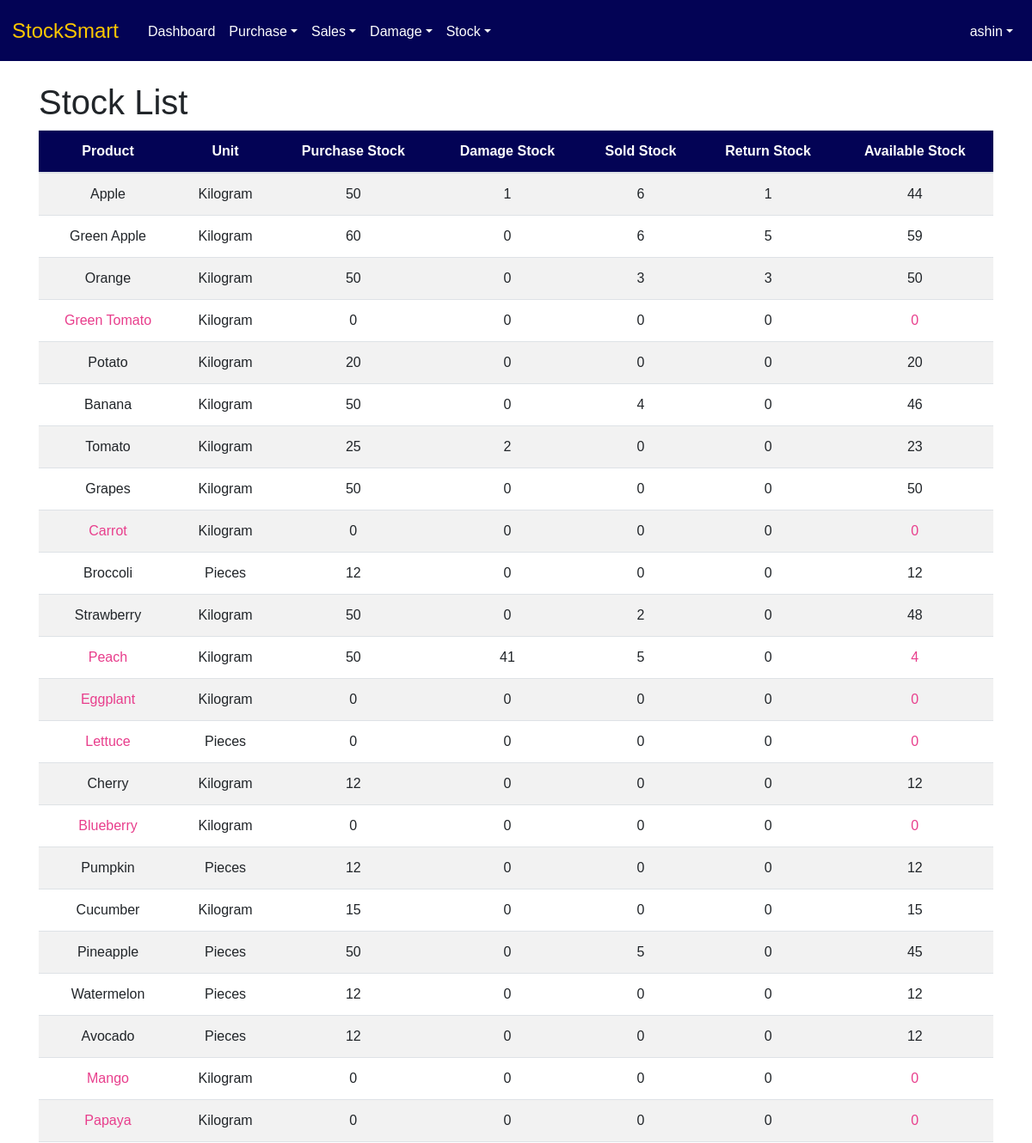
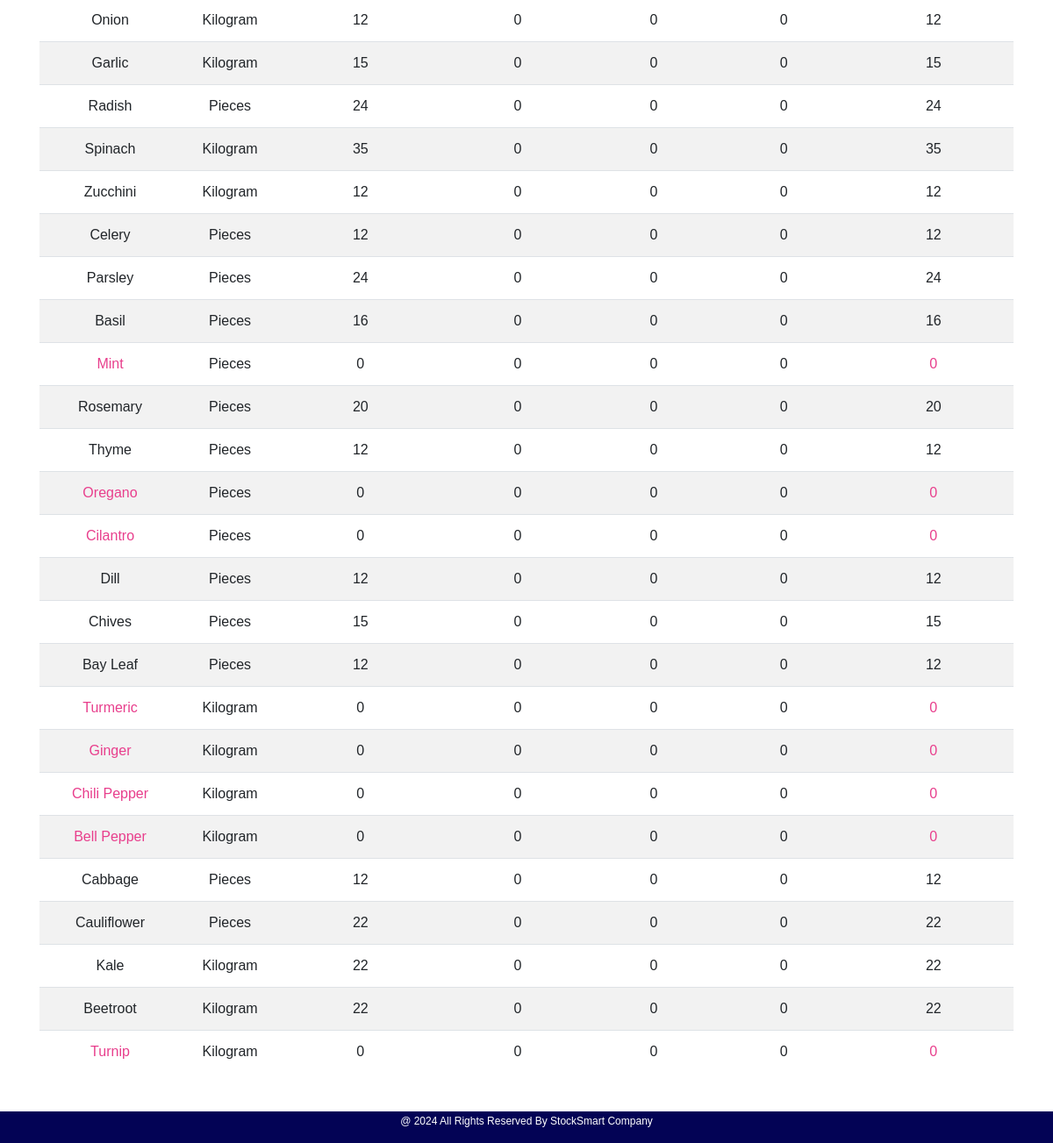
The page /Stock/stock_list/ (signed in) on the database as committed earlier (2 pictures, top to bottom).
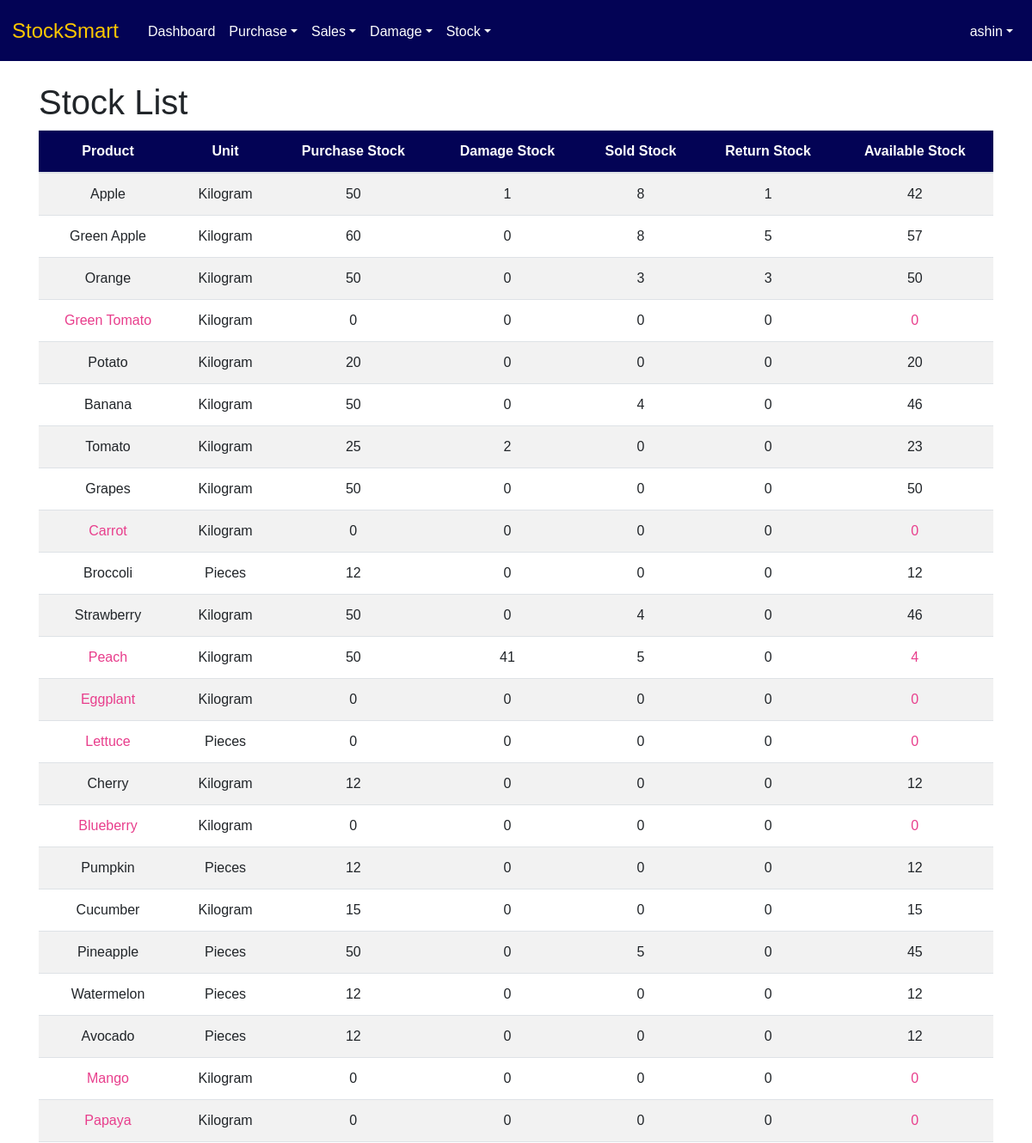
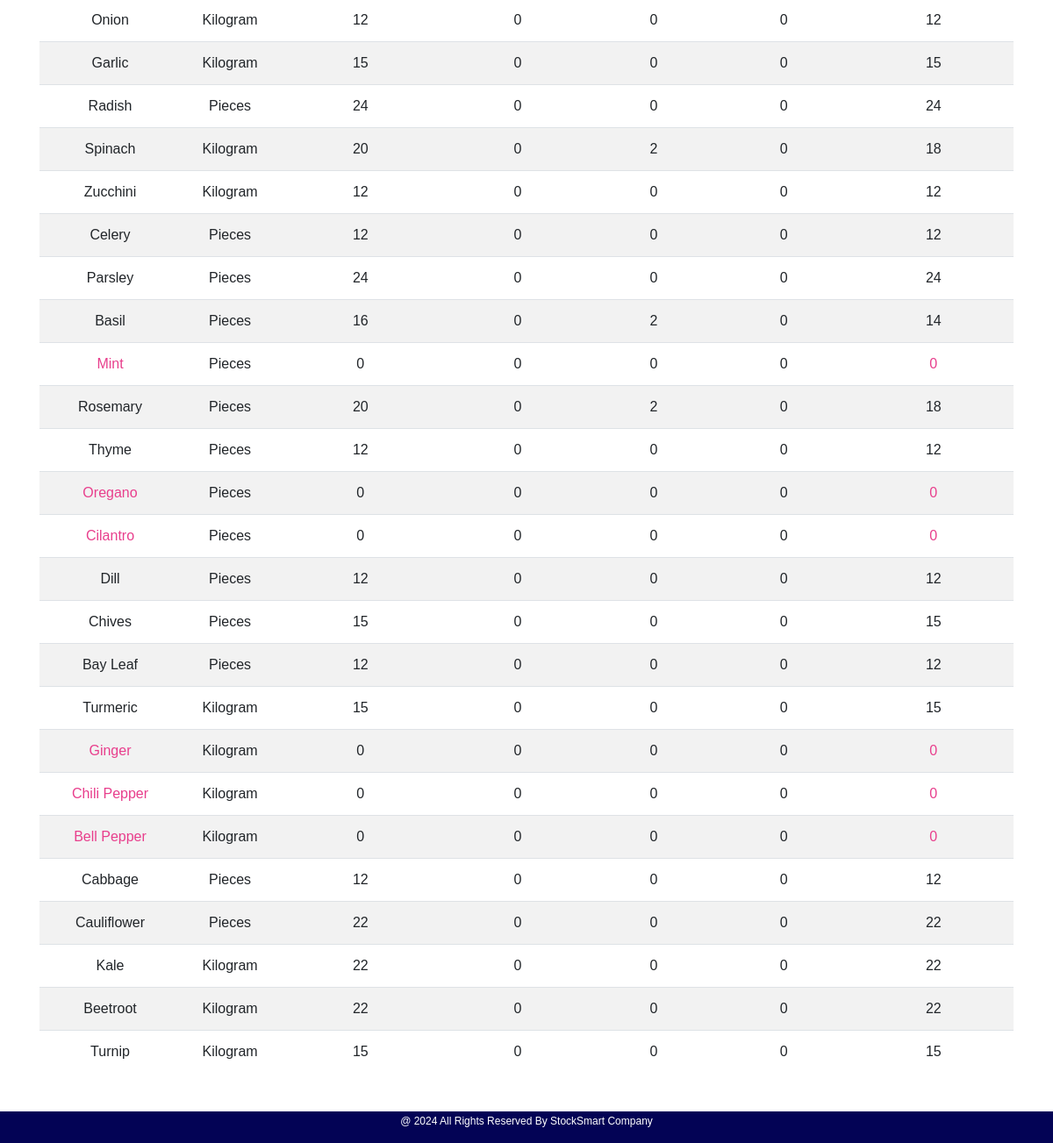
The same page on the database as committed later (2 pictures, top to bottom).
### User/models.py (models this page shows)
class User(AbstractUser):
    MY_ROLES =[
        ('Admin','Admin'),
        ('Staff','Staff'),
    ]
    role = models.CharField(max_length=50, choices=MY_ROLES)

### Stock/models.py (models this page shows, shortened)
class stockTable(models.Model):
    st_item = models.OneToOneField(itemTable, on_delete=models.CASCADE)
    st_purchasesStock = models.PositiveIntegerField(default=0)
    st_soldStock = models.PositiveIntegerField(default=0)
    st_salesReturnStock = models.PositiveIntegerField(default=0)
    st_damageStock = models.PositiveIntegerField(default=0)
    st_remainingStock = models.PositiveIntegerField(default=0)

### Core/models.py (models this page shows, shortened)
class itemTable(models.Model):
    UNIT_CHOICES = [
        ('Kilogram', 'Kg'),
        ('Pieces', 'Pcs'),
    ]
    CATEGORY_CHOICE = [
        ('Vegetables', 'Veg'),
        ('Fruits', 'Fru'),
    ]
    item_name = models.CharField(max_length=50, null=True, blank=True, unique=True)
    item_category = models.CharField(max_length=50, choices=CATEGORY_CHOICE)
    item_unit = models.CharField(max_length=15, choices=UNIT_CHOICES)

### Stock/views.py (the view)
# urls.py: path("stock_list/", views.stock_list, name="stock_list"),
@admin_required
def stock_list(request):
    base_template = 'user/Index.html' if request.user.role == "Admin" else 'user/staff_index.html'
    st=stockTable.objects.all()
    return render(request,"stock/stock_list.html",{'st':st, 'base_template':base_template})

### templates/stock/stock_list.html (shortened to what this page needs)
<!DOCTYPE html>
{% extends base_template %}
{% load static %}
{% block content %}
<html lang="en">
<head>
    <link rel="stylesheet" href="https://stackpath.bootstrapcdn.com/bootstrap/4.3.1/css/bootstrap.min.css">
    <link href="{% static 'assets/style.css' %}" rel="stylesheet">
</head>
<body>
<div class="container">
    <h1 class="mt-4">Stock List</h1>
    <table class="table table-striped">
        <thead class="bg-info">
            <tr>
                <th scope="col">Product</th>
                <th scope="col">Unit</th>
                <th scope="col">Purchase Stock</th>
                <th scope="col">Damage Stock</th>
                <th scope="col">Sold Stock</th>
                <th scope="col">Return Stock</th>
                <th scope="col">Available Stock</th>
            </tr>
        </thead>
        <tbody>
            {% for i in st %}
                <tr>
                    <td class="{% if i.st_remainingStock < 10 %}low-stock{% endif %}">{{ i.st_item.item_name }}</td>
                    <td>{{ i.st_item.item_unit }}</td>
                    <td>{{ i.st_purchasesStock }} </td>
                    <td>{{ i.st_damageStock }} </td>
                    <td>{{ i.st_soldStock }} </td>
                    <td>{{ i.st_salesReturnStock }} </td>
                    <td class="{% if i.st_remainingStock < 10 %}low-stock{% endif %}">{{ i.st_remainingStock }}</td>
                </tr>
            {% endfor %}
        </tbody>
    </table>
</div>
</body>
</html>
{% endblock %}

### templates/user/Index.html (shortened to what this page needs)
<!DOCTYPE html>
{%load static%}
<html lang="en">
<head>
    <link href="https://maxcdn.bootstrapcdn.com/bootstrap/4.5.2/css/bootstrap.min.css" rel="stylesheet">
    <link href="https://cdnjs.cloudflare.com/ajax/libs/font-awesome/6.0.0-beta3/css/all.min.css" rel="stylesheet">
    <link href="{% static 'assets/style.css' %}" rel="stylesheet">
</head>
<body>
    <div class="d-flex justify-content-center" >
        <div class="flex-grow-1">
            <nav class="navbar p-1 navbar-expand-lg bg-info">
                <a class="navbar-brand " style="color: #ffc700 !important; padding-left:10px; font-weight: normal !important; font-size: 1.5rem !important;" href="#">StockSmart</a>
                <div class="bg-info collapse navbar-collapse my-0 justify-content-center" id="navbarNav" style="text-align: center;">
                    <ul class="navbar-nav">
                        <li class="nav-item">
                            <a class="nav-link" href="{% url 'index' %}">Dashboard</a>
                        </li>
                        <li class="bg-info nav-item dropdown">
                            <a class="nav-link dropdown-toggle" href="#" id="navbarPurchaseDropdown" role="button" data-toggle="dropdown" aria-haspopup="true" aria-expanded="false">Purchase</a>
                        </li>
                        <li class="nav-item dropdown">
                            <a class="nav-link dropdown-toggle" href="#" id="navbarSalesDropdown" role="button" data-toggle="dropdown" aria-haspopup="true" aria-expanded="false">Sales</a>
                        </li>
                        <li class="nav-item dropdown">
                            <a class="nav-link dropdown-toggle" href="#" id="navbarDamageDropdown" role="button" data-toggle="dropdown" aria-haspopup="true" aria-expanded="false">Damage</a>
                        </li>
                        <li class="nav-item dropdown">
                            <a class="nav-link dropdown-toggle" href="#" id="navbarStockDropdown" role="button" data-toggle="dropdown" aria-haspopup="true" aria-expanded="false">Stock</a>
                        </li>
                    </ul>
                    <ul class="navbar-nav ml-auto">
                        <li class="nav-item dropdown">
                            <a class="nav-link dropdown-toggle" href="#" id="navbarUserDropdown" role="button" data-toggle="dropdown" aria-haspopup="true" aria-expanded="false">{{ user.username }}</a>
                        </li>
                    </ul>
                </div>
            </nav>
             {% block content %}{% endblock %}
            <div class="footer bg-info">
                <p>@ 2024 All Rights Reserved By StockSmart Company</p>
            </div>
        </div>
    </div>
</body>
</html>

### static/assets/style.css (style rules this page uses)
body { overflow-x: hidden; height: 100vh; font-family: Arial, sans-serif; margin-bottom: 20px; }
.navbar { margin-bottom: 20px; padding: 20px; color: white; }
.navbar-collapse { margin-bottom: 20px; padding: 10px; color: white; }
.footer { position: fixed; left: 0; bottom: 0px; width: 100%; color: white; text-align: center; padding-top : 2px; font-size: 12px; }
.bg-info { background-color: #030355 !important; color: #ffffff !important; text-decoration: none !important; box-shadow: none !important; }
a { color: #ffffff !important; text-decoration: none !important; }
.table { margin-bottom: 80px; text-align: center; }
.low-stock { color: #e83e8c; }
ul { padding-left: 0; list-style-type: none; margin-bottom: 0; }
li { padding-top: 3px; }

Rows that differ between the two databases and show on the page:
changed stockTable "Apple": st_soldStock "6" → "8"; st_remainingStock "44" → "42"
changed stockTable "Green Apple": st_soldStock "6" → "8"; st_remainingStock "59" → "57"
changed stockTable "Strawberry": st_soldStock "2" → "4"; st_remainingStock "48" → "46"
changed stockTable "Spinach": st_purchasesStock "35" → "20"; st_soldStock "0" → "2"; st_remainingStock "35" → "18"
changed stockTable "Basil": st_soldStock "0" → "2"; st_remainingStock "16" → "14"
changed stockTable "Rosemary": st_soldStock "0" → "2"; st_remainingStock "20" → "18"
changed stockTable "Turmeric": st_purchasesStock "0" → "15"; st_remainingStock "0" → "15"
changed stockTable "Turnip": st_purchasesStock "0" → "15"; st_remainingStock "0" → "15"
